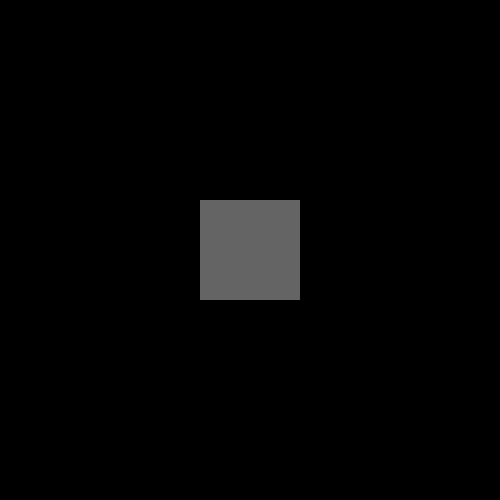
Frame 1 (no input)
Frame 60 (the mouse pressed at the canvas centre just before this capture): identical to frame 1, image omitted
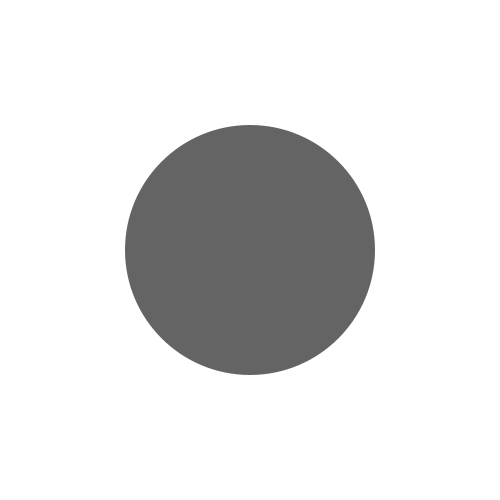
Frame 120 (the mouse held since frame 60 and released just before this capture)

The Processing sketch that drew these frames (run headless with seeded random() and noise(); from frame 60 on, the mouse is pressed at the canvas centre):

// Processing sketch: processing_105091
// ── processing_105091.pde

boolean button = false;
int x=200;
int y=200;
int w=100;
int h=100;


void setup(){
  size(500,500);
}

void draw(){
  if (button){
    background(255);
    noStroke();
  } else {
    background(0);
    noStroke();
}
 fill(100);
 rect(x,y,w,h);
 ellipse(pmouseX, pmouseY, mouseX, mouseY);
}

void mousePressed(){
  if(mouseX> x && mouseX < x+w && mouseY >y && mouseY < y+h){
    button=!button;
  }
}



 
